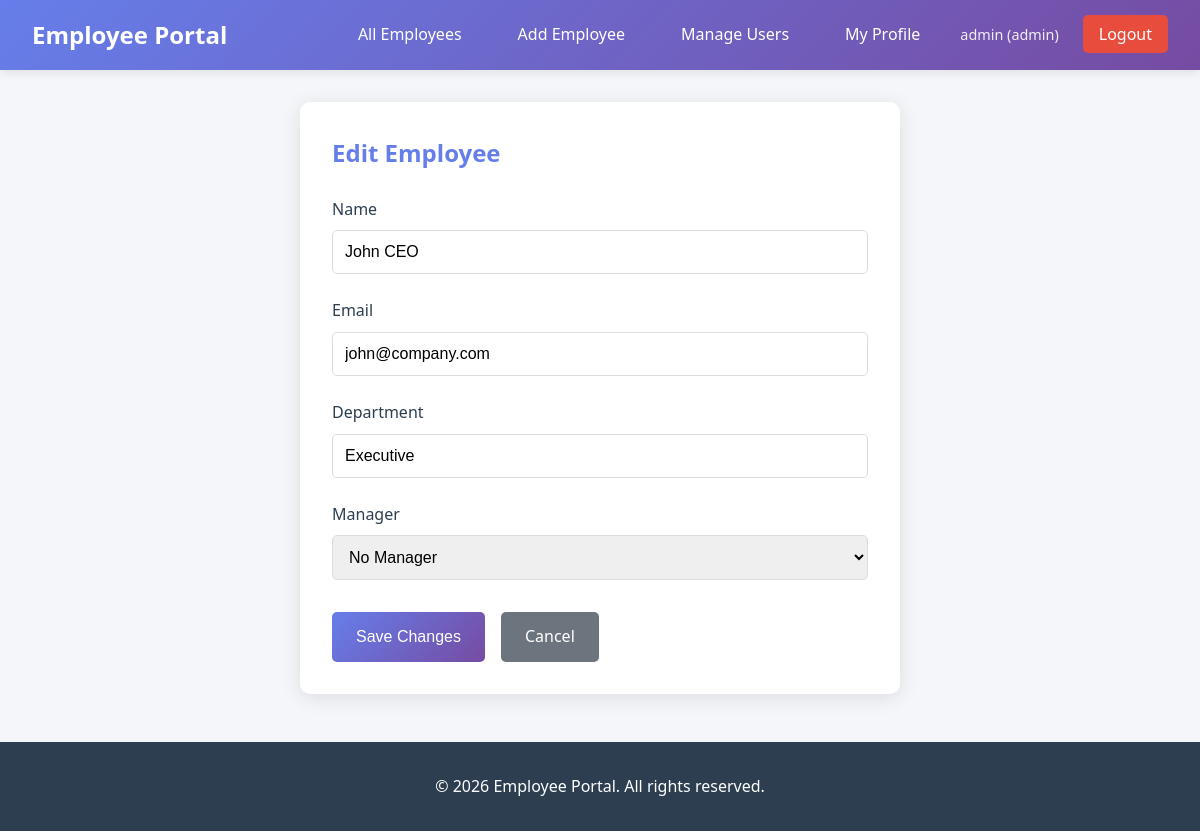
The app's page /employee/1/edit (signed in) with its own data.
### app/models/user.py (models this page shows, shortened)
class User(UserMixin, db.Model):
    __tablename__ = 'users'
    id = db.Column(db.Integer, primary_key=True)
    username = db.Column(db.String(80), unique=True, nullable=False)
    password = db.Column(db.String(255), nullable=False)
    role = db.Column(db.String(20), nullable=False, default='employee')  # admin, manager, employee
    employee_id = db.Column(db.Integer, db.ForeignKey('employees.id'), nullable=True)
    employee = db.relationship('Employee', backref='user', foreign_keys=[employee_id])
    def is_admin(self):
        return self.role == 'admin'

### app/models/employee.py (models this page shows, shortened)
class Employee(db.Model):
    __tablename__ = 'employees'
    id = db.Column(db.Integer, primary_key=True)
    name = db.Column(db.String(100), nullable=False)
    email = db.Column(db.String(120), unique=True, nullable=False)
    department = db.Column(db.String(100), nullable=False)
    manager_id = db.Column(db.Integer, db.ForeignKey('employees.id'), nullable=True)
    manager = db.relationship('Employee', remote_side=[id], backref='team_members')

### app/routes/employees.py (the view, shortened to what this page needs)
@employees_bp.route('/employee/<int:id>/edit', methods=['GET', 'POST'])
@login_required
@can_edit_employee
def edit_employee(id):
    employee = Employee.query.get_or_404(id)
    managers = Employee.query.filter(Employee.id != id).all()
    return render_template('employees/edit.html', employee=employee, managers=managers)

### app/__init__.py (called while the page is built)
@login_manager.user_loader
def load_user(user_id):
    from app.models.user import User
    return User.query.get(int(user_id))

### app/templates/employees/edit.html (shortened to what this page needs)
{% extends 'base.html' %}
{% block content %}
<div class="form-container">
    <h2>Edit Employee</h2>
    <form method="POST" class="employee-form">
        <div class="form-group">
            <label for="name">Name</label>
            <input type="text" id="name" name="name" value="{{ employee.name }}" required>
        </div>
        <div class="form-group">
            <label for="email">Email</label>
            <input type="email" id="email" name="email" value="{{ employee.email }}" required>
        </div>
        <div class="form-group">
            <label for="department">Department</label>
            <input type="text" id="department" name="department" value="{{ employee.department }}" required>
        </div>
        {% if current_user.role == 'admin' %}
        <div class="form-group">
            <label for="manager_id">Manager</label>
            <select id="manager_id" name="manager_id">
                <option value="">No Manager</option>
            </select>
        </div>
        {% endif %}
        <div class="form-actions">
            <button type="submit" class="btn btn-primary">Save Changes</button>
            <a href="{{ url_for('employees.view_employee', id=employee.id) }}" class="btn btn-secondary">Cancel</a>
        </div>
    </form>
</div>
{% endblock %}

### app/templates/base.html (shortened to what this page needs)
<!DOCTYPE html>
<html lang="en">
<head>
    <link rel="stylesheet" href="{{ url_for('static', filename='css/style.css') }}">
</head>
<body>
    <nav class="navbar">
        <div class="nav-brand">
            <a href="/">Employee Portal</a>
        </div>
        {% if current_user.is_authenticated %}
        <ul class="nav-links">
            {% if current_user.role in ['admin', 'manager'] %}
            <li><a href="{{ url_for('employees.list_employees') }}">All Employees</a></li>
            {% endif %}
            {% if current_user.role == 'admin' %}
            <li><a href="{{ url_for('employees.create_employee') }}">Add Employee</a></li>
            <li><a href="{{ url_for('employees.manage_users') }}">Manage Users</a></li>
            {% endif %}
            <li><a href="{{ url_for('employees.my_profile') }}">My Profile</a></li>
            <li class="user-info">
                <span>{{ current_user.username }} ({{ current_user.role }})</span>
            </li>
            <li><a href="{{ url_for('auth.logout') }}" class="btn-logout">Logout</a></li>
        </ul>
        {% else %}
        <ul class="nav-links">
            <li><a href="{{ url_for('auth.login') }}">Login</a></li>
            <li><a href="{{ url_for('auth.register') }}">Register</a></li>
        </ul>
        {% endif %}
    </nav>
    <main class="container">
        {% block content %}{% endblock %}
    </main>
    <footer>
        <p>&copy; 2026 Employee Portal. All rights reserved.</p>
    </footer>
</body>
</html>

### app/static/css/style.css (style rules this page uses)
* { margin: 0; padding: 0; box-sizing: border-box; }
body { font-family: 'Segoe UI', Tahoma, Geneva, Verdana, sans-serif; background-color: #f5f6fa; color: #2c3e50; line-height: 1.6; }
.navbar { background: linear-gradient(135deg, #667eea 0%, #764ba2 100%); padding: 1rem 2rem; display: flex; justify-content: space-between; align-items: center; box-shadow: 0 2px 10px rgba(0, 0, 0, 0.1); }
.nav-brand a { color: white; text-decoration: none; font-size: 1.5rem; font-weight: bold; }
.nav-links { display: flex; list-style: none; gap: 1.5rem; align-items: center; }
.nav-links li { list-style: none; }
.nav-links a { color: white; text-decoration: none; padding: 0.5rem 1rem; border-radius: 5px; transition: background 0.3s; }
.user-info span { color: rgba(255, 255, 255, 0.9); font-size: 0.9rem; }
.btn-logout { background: #e74c3c !important; }
.container { max-width: 1200px; margin: 2rem auto; padding: 0 1rem; }
.btn { display: inline-block; padding: 0.75rem 1.5rem; border: none; border-radius: 5px; cursor: pointer; text-decoration: none; font-size: 1rem; transition: transform 0.2s, box-shadow 0.2s; }
.btn-primary { background: linear-gradient(135deg, #667eea 0%, #764ba2 100%); color: white; }
.btn-secondary { background: #6c757d; color: white; }
.form-container { max-width: 600px; margin: 2rem auto; padding: 2rem; background: white; border-radius: 10px; box-shadow: 0 4px 20px rgba(0, 0, 0, 0.1); }
.form-container h2 { margin-bottom: 1.5rem; color: #667eea; }
.employee-form .form-group { margin-bottom: 1.5rem; }
.employee-form label { display: block; margin-bottom: 0.5rem; font-weight: 500; }
.employee-form input, .employee-form select { width: 100%; padding: 0.75rem; border: 1px solid #ddd; border-radius: 5px; font-size: 1rem; }
.form-actions { display: flex; gap: 1rem; margin-top: 2rem; }
footer { text-align: center; padding: 2rem; background: #2c3e50; color: white; margin-top: 3rem; }

### records on screen
User: username "admin", role "admin"
Employee: name "John CEO", email "john@company.com", department "Executive"
